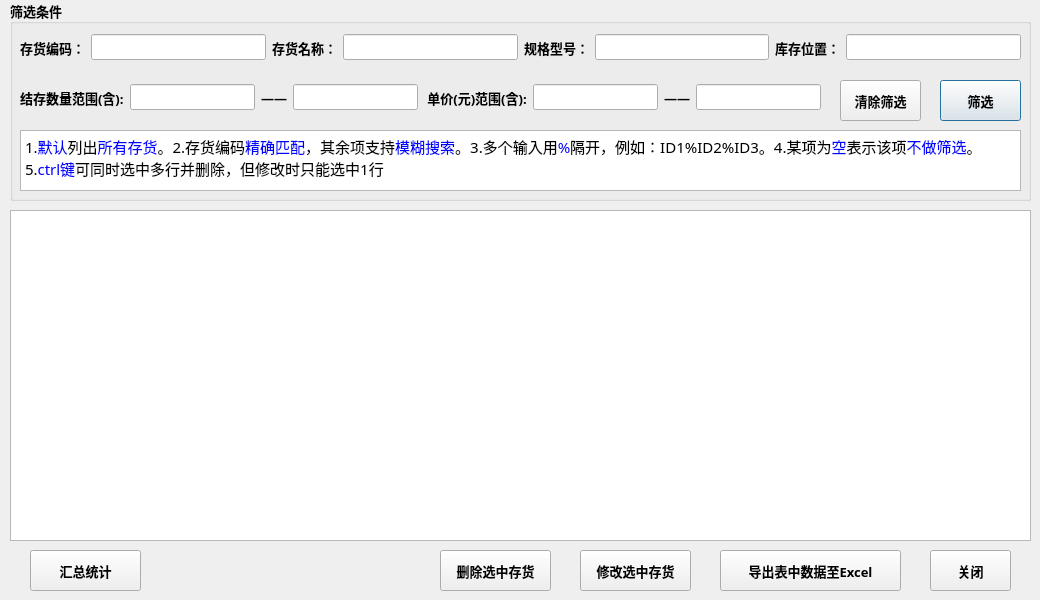
<?xml version="1.0" encoding="UTF-8"?>
<ui version="4.0">
 <class>material_info</class>
 <widget class="QDialog" name="material_info">
  <property name="geometry">
   <rect>
    <x>0</x>
    <y>0</y>
    <width>1040</width>
    <height>600</height>
   </rect>
  </property>
  <property name="windowTitle">
   <string>存货修改/删除/导出Excel</string>
  </property>
  <widget class="QTableView" name="tableView">
   <property name="geometry">
    <rect>
     <x>10</x>
     <y>210</y>
     <width>1021</width>
     <height>331</height>
    </rect>
   </property>
  </widget>
  <widget class="QGroupBox" name="groupBox">
   <property name="geometry">
    <rect>
     <x>10</x>
     <y>0</y>
     <width>1021</width>
     <height>201</height>
    </rect>
   </property>
   <property name="font">
    <font>
     <family>微软雅黑</family>
     <pointsize>10</pointsize>
     <weight>75</weight>
     <bold>true</bold>
    </font>
   </property>
   <property name="title">
    <string>筛选条件</string>
   </property>
   <widget class="QWidget" name="horizontalLayoutWidget">
    <property name="geometry">
     <rect>
      <x>10</x>
      <y>30</y>
      <width>1001</width>
      <height>35</height>
     </rect>
    </property>
    <layout class="QHBoxLayout" name="horizontalLayout">
     <item>
      <widget class="QLabel" name="label">
       <property name="text">
        <string>存货编码：</string>
       </property>
      </widget>
     </item>
     <item>
      <widget class="QLineEdit" name="id">
       <property name="font">
        <font>
         <family>微软雅黑</family>
         <pointsize>10</pointsize>
         <weight>50</weight>
         <bold>false</bold>
        </font>
       </property>
      </widget>
     </item>
     <item>
      <widget class="QLabel" name="label_2">
       <property name="text">
        <string>存货名称：</string>
       </property>
      </widget>
     </item>
     <item>
      <widget class="QLineEdit" name="name">
       <property name="font">
        <font>
         <family>微软雅黑</family>
         <pointsize>10</pointsize>
         <weight>50</weight>
         <bold>false</bold>
        </font>
       </property>
      </widget>
     </item>
     <item>
      <widget class="QLabel" name="label_3">
       <property name="text">
        <string>规格型号：</string>
       </property>
      </widget>
     </item>
     <item>
      <widget class="QLineEdit" name="spec_lineEdit">
       <property name="font">
        <font>
         <family>微软雅黑</family>
         <pointsize>10</pointsize>
         <weight>50</weight>
         <bold>false</bold>
        </font>
       </property>
      </widget>
     </item>
     <item>
      <widget class="QLabel" name="label_4">
       <property name="text">
        <string>库存位置：</string>
       </property>
      </widget>
     </item>
     <item>
      <widget class="QLineEdit" name="position_lineEdit">
       <property name="font">
        <font>
         <family>微软雅黑</family>
         <pointsize>10</pointsize>
         <weight>50</weight>
         <bold>false</bold>
        </font>
       </property>
      </widget>
     </item>
    </layout>
   </widget>
   <widget class="QWidget" name="horizontalLayoutWidget_3">
    <property name="geometry">
     <rect>
      <x>10</x>
      <y>80</y>
      <width>801</width>
      <height>35</height>
     </rect>
    </property>
    <layout class="QHBoxLayout" name="horizontalLayout_3">
     <item>
      <widget class="QLabel" name="label_5">
       <property name="text">
        <string>结存数量范围(含):</string>
       </property>
      </widget>
     </item>
     <item>
      <widget class="QLineEdit" name="st_num">
       <property name="font">
        <font>
         <family>微软雅黑</family>
         <pointsize>10</pointsize>
         <weight>50</weight>
         <bold>false</bold>
        </font>
       </property>
      </widget>
     </item>
     <item>
      <widget class="QLabel" name="label_6">
       <property name="text">
        <string>——</string>
       </property>
      </widget>
     </item>
     <item>
      <widget class="QLineEdit" name="ed_num">
       <property name="font">
        <font>
         <family>微软雅黑</family>
         <pointsize>10</pointsize>
         <weight>50</weight>
         <bold>false</bold>
        </font>
       </property>
      </widget>
     </item>
     <item>
      <widget class="QLabel" name="label_7">
       <property name="text">
        <string> 单价(元)范围(含):</string>
       </property>
      </widget>
     </item>
     <item>
      <widget class="QLineEdit" name="st_per_price">
       <property name="font">
        <font>
         <family>微软雅黑</family>
         <pointsize>10</pointsize>
         <weight>50</weight>
         <bold>false</bold>
        </font>
       </property>
      </widget>
     </item>
     <item>
      <widget class="QLabel" name="label_8">
       <property name="font">
        <font>
         <family>微软雅黑</family>
         <pointsize>10</pointsize>
         <weight>75</weight>
         <bold>true</bold>
        </font>
       </property>
       <property name="text">
        <string>——</string>
       </property>
      </widget>
     </item>
     <item>
      <widget class="QLineEdit" name="ed_per_price">
       <property name="font">
        <font>
         <family>微软雅黑</family>
         <pointsize>10</pointsize>
         <weight>50</weight>
         <bold>false</bold>
        </font>
       </property>
      </widget>
     </item>
    </layout>
   </widget>
   <widget class="QPushButton" name="query_btn">
    <property name="geometry">
     <rect>
      <x>930</x>
      <y>80</y>
      <width>81</width>
      <height>41</height>
     </rect>
    </property>
    <property name="font">
     <font>
      <family>微软雅黑</family>
      <pointsize>10</pointsize>
      <weight>75</weight>
      <bold>true</bold>
     </font>
    </property>
    <property name="text">
     <string>筛选</string>
    </property>
   </widget>
   <widget class="QPushButton" name="clear_query_info">
    <property name="geometry">
     <rect>
      <x>830</x>
      <y>80</y>
      <width>81</width>
      <height>41</height>
     </rect>
    </property>
    <property name="font">
     <font>
      <family>微软雅黑</family>
      <pointsize>10</pointsize>
      <weight>75</weight>
      <bold>true</bold>
     </font>
    </property>
    <property name="text">
     <string>清除筛选</string>
    </property>
   </widget>
   <widget class="QTextEdit" name="textEdit">
    <property name="geometry">
     <rect>
      <x>10</x>
      <y>130</y>
      <width>1001</width>
      <height>61</height>
     </rect>
    </property>
    <property name="readOnly">
     <bool>true</bool>
    </property>
    <property name="html">
     <string>&lt;!DOCTYPE HTML PUBLIC &quot;-//W3C//DTD HTML 4.0//EN&quot; &quot;http://www.w3.org/TR/REC-html40/strict.dtd&quot;&gt;
&lt;html&gt;&lt;head&gt;&lt;meta name=&quot;qrichtext&quot; content=&quot;1&quot; /&gt;&lt;style type=&quot;text/css&quot;&gt;
p, li { white-space: pre-wrap; }
&lt;/style&gt;&lt;/head&gt;&lt;body style=&quot; font-family:'微软雅黑'; font-size:10pt; font-weight:600; font-style:normal;&quot;&gt;
&lt;p style=&quot; margin-top:0px; margin-bottom:0px; margin-left:0px; margin-right:0px; -qt-block-indent:0; text-indent:0px;&quot;&gt;&lt;span style=&quot; font-size:11pt; font-weight:400;&quot;&gt;1.&lt;/span&gt;&lt;span style=&quot; font-size:11pt; font-weight:400; color:#0000ff;&quot;&gt;默认&lt;/span&gt;&lt;span style=&quot; font-size:11pt; font-weight:400; color:#000000;&quot;&gt;列出&lt;/span&gt;&lt;span style=&quot; font-size:11pt; font-weight:400; color:#0000ff;&quot;&gt;所有存货&lt;/span&gt;&lt;span style=&quot; font-size:11pt; font-weight:400; color:#000000;&quot;&gt;。&lt;/span&gt;&lt;span style=&quot; font-size:11pt; font-weight:400;&quot;&gt;2.存货编码&lt;/span&gt;&lt;span style=&quot; font-size:11pt; font-weight:400; color:#0000ff;&quot;&gt;精确匹配&lt;/span&gt;&lt;span style=&quot; font-size:11pt; font-weight:400;&quot;&gt;，其余项支持&lt;/span&gt;&lt;span style=&quot; font-size:11pt; font-weight:400; color:#0000ff;&quot;&gt;模糊搜索&lt;/span&gt;&lt;span style=&quot; font-size:11pt; font-weight:400; color:#000000;&quot;&gt;。&lt;/span&gt;&lt;span style=&quot; font-size:11pt; font-weight:400;&quot;&gt;3.多个输入用&lt;/span&gt;&lt;span style=&quot; font-size:11pt; font-weight:400; color:#0000ff;&quot;&gt;%&lt;/span&gt;&lt;span style=&quot; font-size:11pt; font-weight:400;&quot;&gt;隔开，例如：ID1%ID2%ID3。4.某项为&lt;/span&gt;&lt;span style=&quot; font-size:11pt; font-weight:400; color:#0000ff;&quot;&gt;空&lt;/span&gt;&lt;span style=&quot; font-size:11pt; font-weight:400;&quot;&gt;表示该项&lt;/span&gt;&lt;span style=&quot; font-size:11pt; font-weight:400; color:#0000ff;&quot;&gt;不做筛选&lt;/span&gt;&lt;span style=&quot; font-size:11pt; font-weight:400; color:#000000;&quot;&gt;。5.&lt;/span&gt;&lt;span style=&quot; font-size:11pt; font-weight:400; color:#0000ff;&quot;&gt;ctrl键&lt;/span&gt;&lt;span style=&quot; font-size:11pt; font-weight:400; color:#000000;&quot;&gt;可同时选中多行并删除，但修改时只能选中1行&lt;/span&gt;&lt;/p&gt;&lt;/body&gt;&lt;/html&gt;</string>
    </property>
   </widget>
  </widget>
  <widget class="QPushButton" name="update_btn">
   <property name="geometry">
    <rect>
     <x>580</x>
     <y>550</y>
     <width>111</width>
     <height>41</height>
    </rect>
   </property>
   <property name="font">
    <font>
     <family>微软雅黑</family>
     <pointsize>10</pointsize>
     <weight>75</weight>
     <bold>true</bold>
    </font>
   </property>
   <property name="text">
    <string>修改选中存货</string>
   </property>
  </widget>
  <widget class="QPushButton" name="export_excel">
   <property name="geometry">
    <rect>
     <x>720</x>
     <y>550</y>
     <width>181</width>
     <height>41</height>
    </rect>
   </property>
   <property name="font">
    <font>
     <family>微软雅黑</family>
     <pointsize>10</pointsize>
     <weight>75</weight>
     <bold>true</bold>
    </font>
   </property>
   <property name="text">
    <string>导出表中数据至Excel</string>
   </property>
  </widget>
  <widget class="QPushButton" name="cancel">
   <property name="geometry">
    <rect>
     <x>930</x>
     <y>550</y>
     <width>81</width>
     <height>41</height>
    </rect>
   </property>
   <property name="font">
    <font>
     <family>微软雅黑</family>
     <pointsize>10</pointsize>
     <weight>75</weight>
     <bold>true</bold>
    </font>
   </property>
   <property name="text">
    <string>关闭</string>
   </property>
  </widget>
  <widget class="QPushButton" name="del_material_btn">
   <property name="geometry">
    <rect>
     <x>440</x>
     <y>550</y>
     <width>111</width>
     <height>41</height>
    </rect>
   </property>
   <property name="font">
    <font>
     <family>微软雅黑</family>
     <pointsize>10</pointsize>
     <weight>75</weight>
     <bold>true</bold>
    </font>
   </property>
   <property name="text">
    <string>删除选中存货</string>
   </property>
  </widget>
  <widget class="QPushButton" name="total_data_btn">
   <property name="geometry">
    <rect>
     <x>30</x>
     <y>550</y>
     <width>111</width>
     <height>41</height>
    </rect>
   </property>
   <property name="font">
    <font>
     <family>微软雅黑</family>
     <pointsize>10</pointsize>
     <weight>75</weight>
     <bold>true</bold>
    </font>
   </property>
   <property name="text">
    <string>汇总统计</string>
   </property>
  </widget>
 </widget>
 <resources/>
 <connections/>
</ui>
